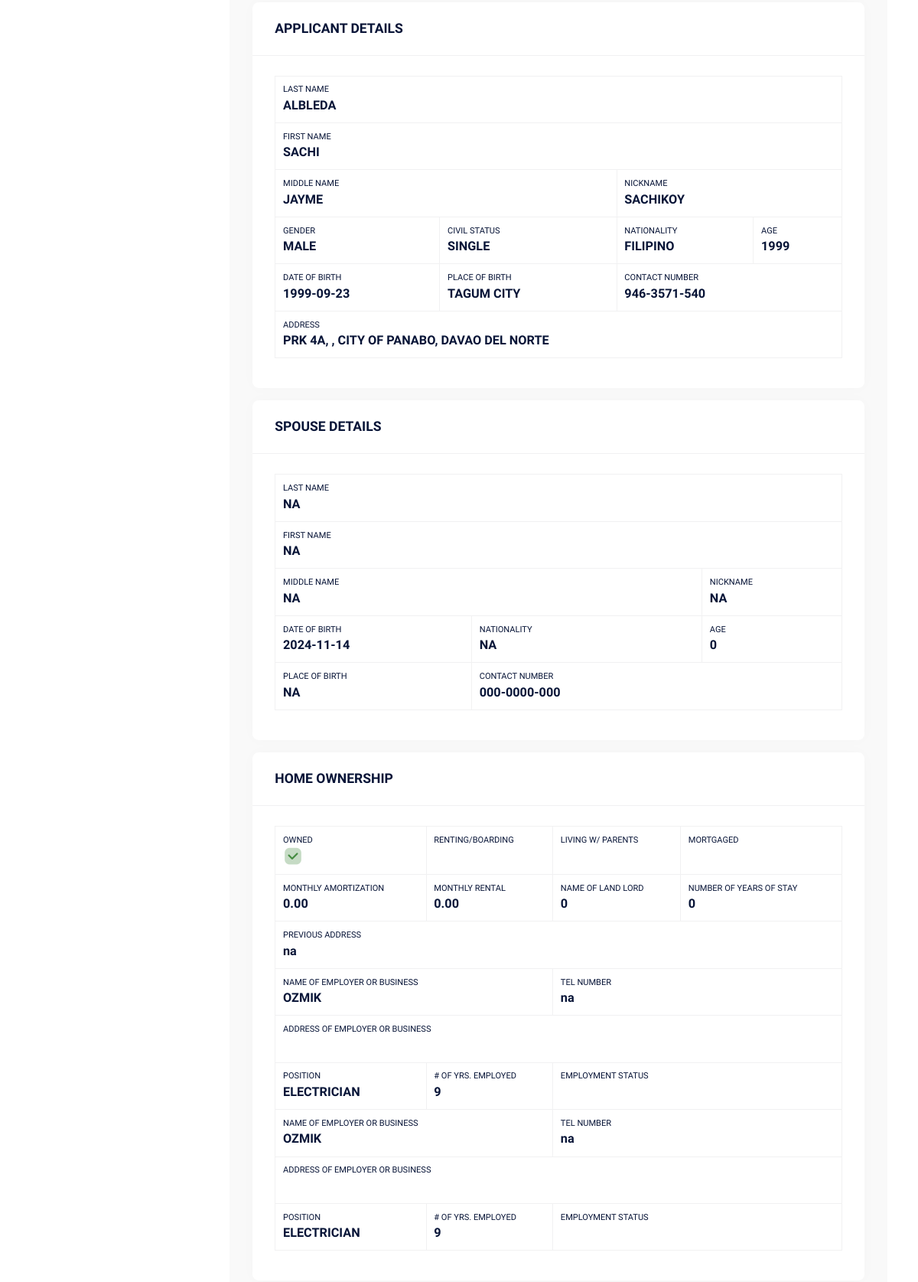
The app's page /user/creditcoordinator/customer-view.php?uid=49 (signed in, middle part), older data.
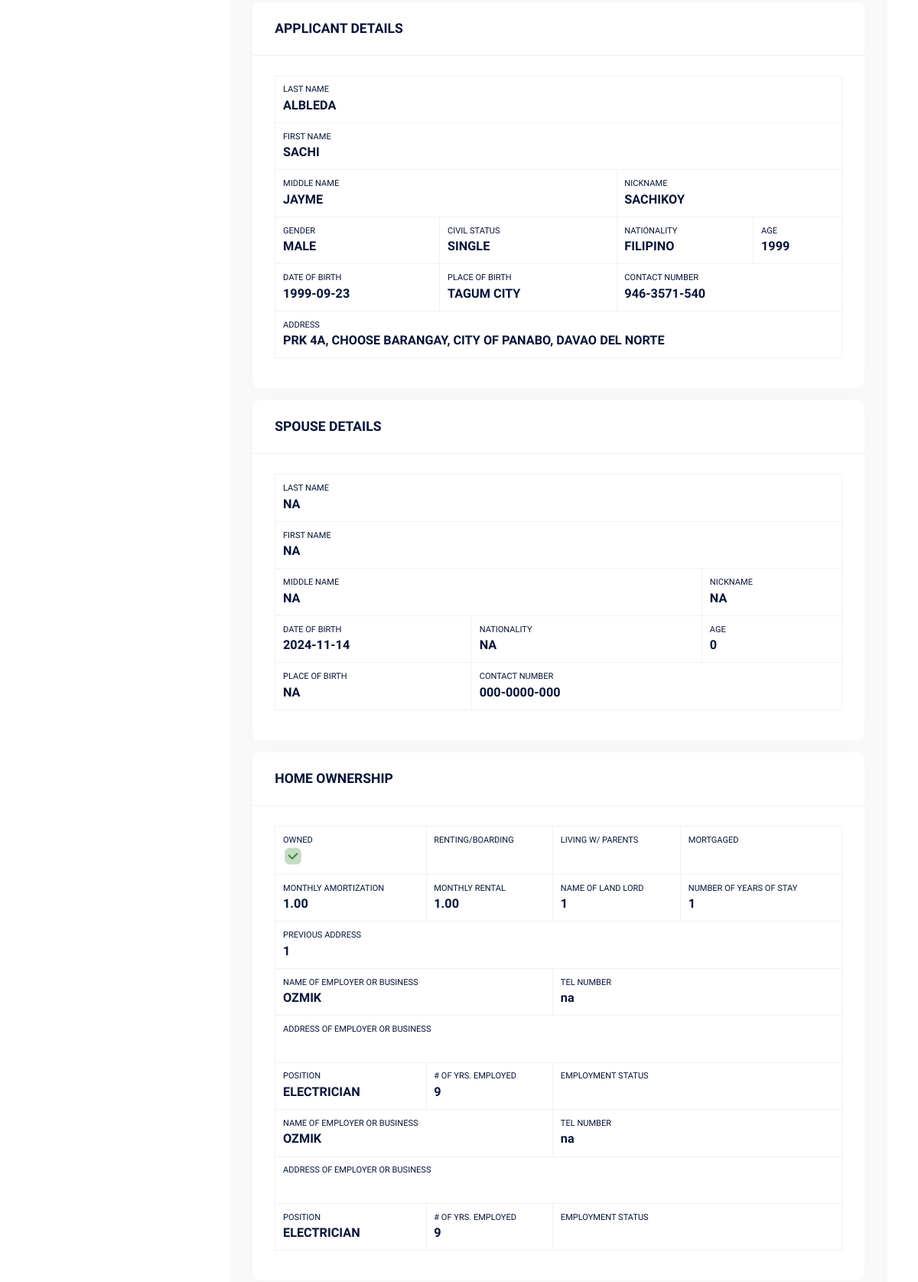
The same page, newer data.
### tables this page shows
CREATE TABLE IF NOT EXISTS `appsysusers_homeownership` (
  `PK_appsysusers_homeownership` int NOT NULL AUTO_INCREMENT,
  `FK_appsysUsers` int DEFAULT NULL,
  `selectedOption` varchar(50) DEFAULT NULL,
  `monthlyAmortization` decimal(10,2) DEFAULT NULL,
  `monthlyRental` decimal(10,2) DEFAULT NULL,
  `landLord` varchar(255) DEFAULT NULL,
  `yearsStay` int DEFAULT NULL,
  `previousAddress` longtext,
  PRIMARY KEY (`PK_appsysusers_homeownership`)
);

CREATE TABLE IF NOT EXISTS `appsysusers` (
  `PK_appsysUsers` int NOT NULL AUTO_INCREMENT COMMENT 'AUTO GENERATED ID PER USER',
  `user_email` varchar(100) DEFAULT NULL COMMENT 'HASHED EMAIL',
  `user_password` longtext COMMENT 'HASHED PASSWORD',
  `user_empId` varchar(255) DEFAULT NULL COMMENT 'USER EMPLOYEE ID',
  `user_recoveryCode` varchar(255) DEFAULT NULL COMMENT 'HASHED RECOVERY CODE',
  `user_activationCode` varchar(255) DEFAULT NULL COMMENT 'HASHED ACTIVATION CODE',
  `user_secret` varchar(255) DEFAULT NULL,
  `isSecret` bit(1) DEFAULT NULL,
  `isActivated` bit(1) DEFAULT NULL,
  `isDisabled` bit(1) DEFAULT NULL,
  `isDeactivated` bit(1) DEFAULT NULL,
  `isAdmin` bit(1) DEFAULT NULL,
  `isCustomer` bit(1) DEFAULT NULL,
  `isBranchManager` bit(1) DEFAULT NULL,
  `isCreditInvestigator` bit(1) DEFAULT NULL,
  `isCreditCoordinator` bit(1) DEFAULT NULL,
  `isCashier` bit(1) DEFAULT NULL,
  `userLastname` longtext,
  `userFirstName` varchar(500) DEFAULT NULL,
  `userMiddleName` varchar(500) DEFAULT NULL,
  `userNickName` varchar(500) DEFAULT NULL,
  `userGender` int DEFAULT NULL,
  `userCivilStatus` varchar(500) DEFAULT NULL,
  `userNationality` varchar(500) DEFAULT NULL,
  `userAge` int DEFAULT NULL,
  `userDateofBirth` date DEFAULT NULL,
  `userPlaceofBirth` longtext,
  `userContactNumber` varchar(500) DEFAULT NULL,
  `userAddress` longtext,
  `userRegionCode` varchar(50) DEFAULT NULL,
  `userRegion` varchar(255) DEFAULT NULL,
  `userProvinceCode` varchar(50) DEFAULT NULL,
  `userProvince` varchar(255) DEFAULT NULL,
  `userCityCode` varchar(50) DEFAULT NULL,
  `userCity` varchar(255) DEFAULT NULL,
  `userBarangayCode` varchar(50) DEFAULT NULL,
  `userBarangay` varchar(255) DEFAULT NULL,
  `userFullName` varchar(500) DEFAULT NULL,
  `isProfileFilled` bit(1) DEFAULT NULL,
  `isSpouseFilled` bit(1) DEFAULT NULL,
  `isHomeOwnershipFilled` bit(1) DEFAULT NULL,
  `isEmploymentFilled` bit(1) DEFAULT NULL,
  `isPersonalPrefFilled` bit(1) DEFAULT NULL,
  `isChildrenFilled` bit(1) DEFAULT NULL,
  `isRelativesFilled` bit(1) DEFAULT NULL,
  `isNeighborFilled` bit(1) DEFAULT NULL,
  `isNew` int DEFAULT NULL,
  `isCiApproved` int DEFAULT NULL,
  `isCoordinatorApproved` int DEFAULT NULL,
  PRIMARY KEY (`PK_appsysUsers`) USING BTREE
);

### user/creditcoordinator/customer-view.php (the view, shortened to what the changed rows need)
<?php
include '../../app/sessions/CreditCoordinatorSession.php';
try {
    $conn = new PDO("mysql:host=$fa_dbserver;dbname=$fa_dbname", $fa_dbuser, $fa_dbpassword);
    $conn->setAttribute(PDO::ATTR_ERRMODE, PDO::ERRMODE_EXCEPTION);
    $uid = $_GET["uid"];
    $user = $conn->prepare("SELECT * FROM appsysusers WHERE isCustomer = 1 AND PK_appsysUsers = '$uid'");
    $user->execute();
    $ruser = $user->fetch(PDO::FETCH_ASSOC);
    $homeownership = $conn->prepare("SELECT * FROM appsysusers_homeownership WHERE FK_appsysUsers = '$uid'");
    $homeownership->execute();
    $rhomeownership = $homeownership->fetch(PDO::FETCH_ASSOC);
} catch (PDOException $e) {
    echo "Error: " . $e->getMessage();
}
?>
<!DOCTYPE html>
<html lang="en">
<head>
    <link href="../../assets/plugins/custom/leaflet/leaflet.bundle.css" rel="stylesheet" type="text/css" />
    <link href="../../assets/plugins/custom/datatables/datatables.bundle.css" rel="stylesheet" type="text/css" />
    <link href="../../assets/plugins/global/plugins.bundle.css" rel="stylesheet" type="text/css" />
    <link href="../../assets/css/style.bundle.css" rel="stylesheet" type="text/css" />
    <link href="../../assets/css/custom.bundle.css" rel="stylesheet" type="text/css" />
</head>
<body id="kt_body" class="header-fixed header-tablet-and-mobile-fixed toolbar-enabled aside-fixed aside-default-enabled user-select-none">
    <div class="d-flex flex-column flex-root">
        <div class="page d-flex flex-row flex-column-fluid">
            <div class="wrapper d-flex flex-column flex-row-fluid" id="kt_wrapper">
                <div class="content fs-6 d-flex flex-column flex-column-fluid" id="kt_content">
                    <div class="post fs-6 d-flex flex-column-fluid" id="kt_post">
                        <div class="container-fluid">
                            <div class="row g-5">
                                <div class="col-xl-12 order-lg-0">
                                    <div class="card">
                                        <div class="card-body">
                                            <table class="table table-bordered">
                                                <tr>
                                                    <td colspan="4">
                                                        <div class="d-flex flex-column">
                                                            <span class="fs-8">LAST NAME</span>
                                                            <span class="fw-bolder fs-4"><?php echo $ruser["userLastname"] ?></span>
                                                        </div>
                                                    </td>
                                                </tr>
                                                <tr>
                                                    <td colspan="4">
                                                        <div class="d-flex flex-column">
                                                            <span class="fs-8">FIRST NAME</span>
                                                            <span class="fw-bolder fs-4"><?php echo $ruser["userFirstName"] ?></span>
                                                        </div>
                                                    </td>
                                                </tr>
                                                <tr>
                                                    <td colspan="2">
                                                        <div class="d-flex flex-column">
                                                            <span class="fs-8">MIDDLE NAME</span>
                                                            <span class="fw-bolder fs-4"><?php echo $ruser["userMiddleName"] ?></span>
                                                        </div>
                                                    </td>
                                                    <td colspan="2">
                                                        <div class="d-flex flex-column">
                                                            <span class="fs-8">NICKNAME</span>
                                                            <span class="fw-bolder fs-4"><?php echo $ruser["userNickName"] ?></span>
                                                        </div>
                                                    </td>
                                                </tr>
                                                <tr>
                                                    <td>
                                                        <div class="d-flex flex-column">
                                                            <span class="fs-8">CIVIL STATUS</span>
                                                            <span class="fw-bolder fs-4"><?php echo $ruser["userCivilStatus"] ?></span>
                                                        </div>
                                                    </td>
                                                    <td>
                                                        <div class="d-flex flex-column">
                                                            <span class="fs-8">NATIONALITY</span>
                                                            <span class="fw-bolder fs-4"><?php echo $ruser["userNationality"] ?></span>
                                                        </div>
                                                    </td>
                                                    <td>
                                                        <div class="d-flex flex-column">
                                                            <span class="fs-8">AGE</span>
                                                            <span class="fw-bolder fs-4"><?php echo $ruser["userAge"] ?></span>
                                                        </div>
                                                    </td>
                                                </tr>
                                                <tr>
                                                    <td>
                                                        <div class="d-flex flex-column">
                                                            <span class="fs-8">DATE OF BIRTH</span>
                                                            <span class="fw-bolder fs-4"><?php echo $ruser["userDateofBirth"] ?></span>
                                                        </div>
                                                    </td>
                                                    <td>
                                                        <div class="d-flex flex-column">
                                                            <span class="fs-8">PLACE OF BIRTH</span>
                                                            <span class="fw-bolder fs-4"><?php echo $ruser["userPlaceofBirth"] ?></span>
                                                        </div>
                                                    </td>
                                                    <td colspan="2">
                                                        <div class="d-flex flex-column">
                                                            <span class="fs-8">CONTACT NUMBER</span>
                                                            <span class="fw-bolder fs-4"><?php echo $ruser["userContactNumber"] ?></span>
                                                        </div>
                                                    </td>
                                                </tr>
                                                <tr>
                                                    <td colspan="4">
                                                        <div class="d-flex flex-column">
                                                            <span class="fs-8">ADDRESS</span>
                                                            <span class="fw-bolder fs-4"><?php echo $ruser["userAddress"] . ", " . $ruser["userBarangay"] . ", " . $ruser["userCity"] . ", " . $ruser["userProvince"] ?></span>
                                                        </div>
                                                    </td>
                                                </tr>
                                            </table>
                                        </div>
                                    </div>
                                    <div class="card mt-5">
                                        <div class="card-body">
                                            <table class="table table-bordered">
                                                <tr>
                                                    <td>
                                                        <div class="d-flex flex-column">
                                                            <span class="fs-8">MONTHLY AMORTIZATION</span>
                                                            <span class="fw-bolder fs-4"><?php echo $rhomeownership["monthlyAmortization"] ?></span>
                                                        </div>
                                                    </td>
                                                    <td>
                                                        <div class="d-flex flex-column">
                                                            <span class="fs-8">MONTHLY RENTAL</span>
                                                            <span class="fw-bolder fs-4"><?php echo $rhomeownership["monthlyRental"] ?></span>
                                                        </div>
                                                    </td>
                                                    <td>
                                                        <div class="d-flex flex-column">
                                                            <span class="fs-8">NAME OF LAND LORD</span>
                                                            <span class="fw-bolder fs-4"><?php echo $rhomeownership["landLord"] ?></span>
                                                        </div>
                                                    </td>
                                                    <td>
                                                        <div class="d-flex flex-column">
                                                            <span class="fs-8">NUMBER OF YEARS OF STAY</span>
                                                            <span class="fw-bolder fs-4"><?php echo $rhomeownership["yearsStay"] ?></span>
                                                        </div>
                                                    </td>
                                                </tr>
                                                <tr>
                                                    <td colspan="4">
                                                        <div class="d-flex flex-column">
                                                            <span class="fs-8">PREVIOUS ADDRESS</span>
                                                            <span class="fw-bolder fs-4"><?php echo $rhomeownership["previousAddress"] ?></span>
                                                        </div>
                                                    </td>
                                                </tr>
                                            </table>
                                        </div>
                                    </div>
                                </div>
                            </div>
                        </div>
                    </div>
                </div>
            </div>
        </div>
    </div>
</body>
</html>

Row changes from the older to the newer data that the page shows:
changed appsysusers "ALBLEDA": userBarangay (not shown) → "CHOOSE BARANGAY"
changed appsysusers_homeownership: monthlyAmortization "0.00" → "1.00"; monthlyRental "0.00" → "1.00"; landLord "0" → "1"; yearsStay "0" → "1"; previousAddress "na" → "1"
